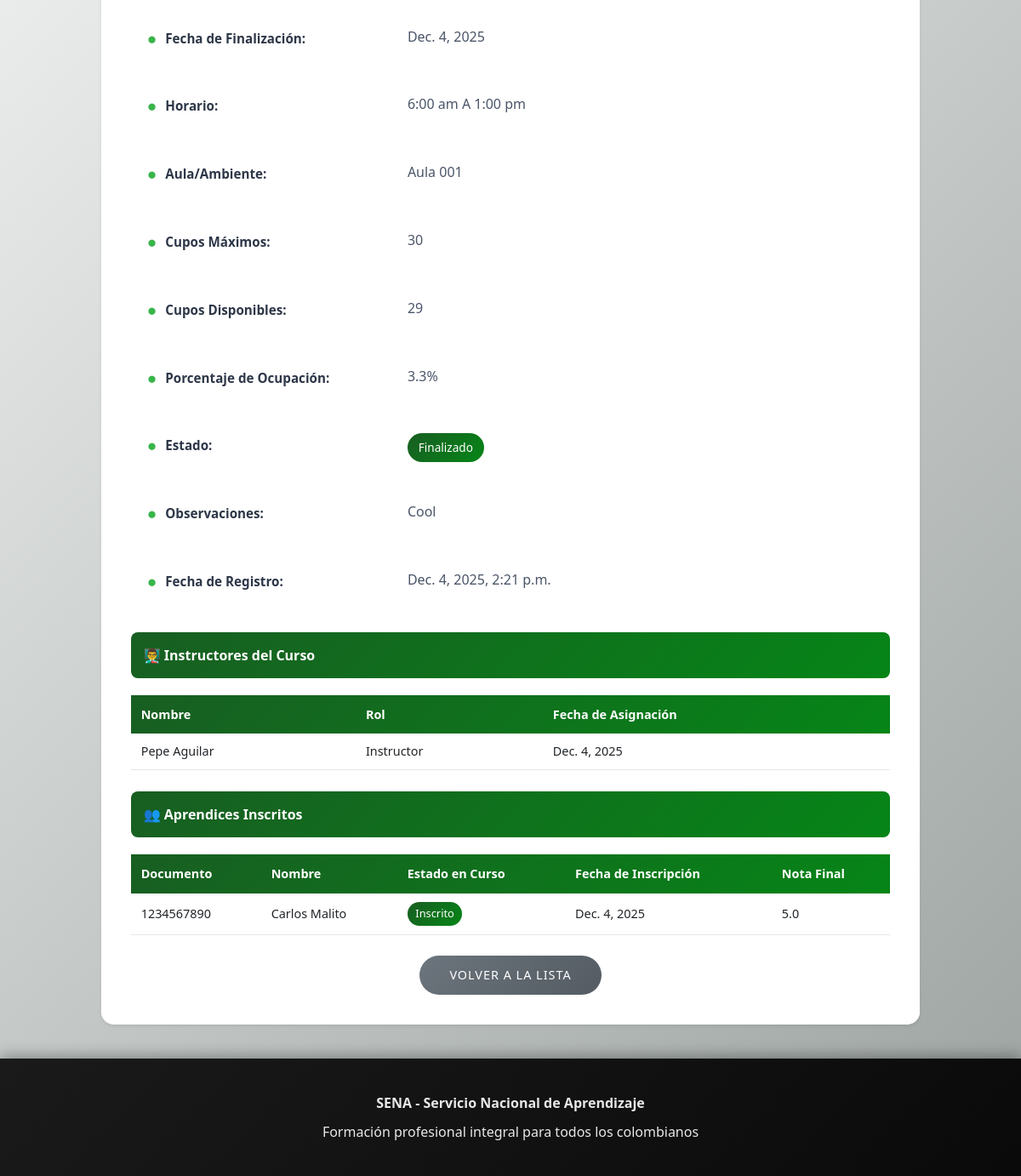
Before: /cursos/1/ (lower part) with the older database file.
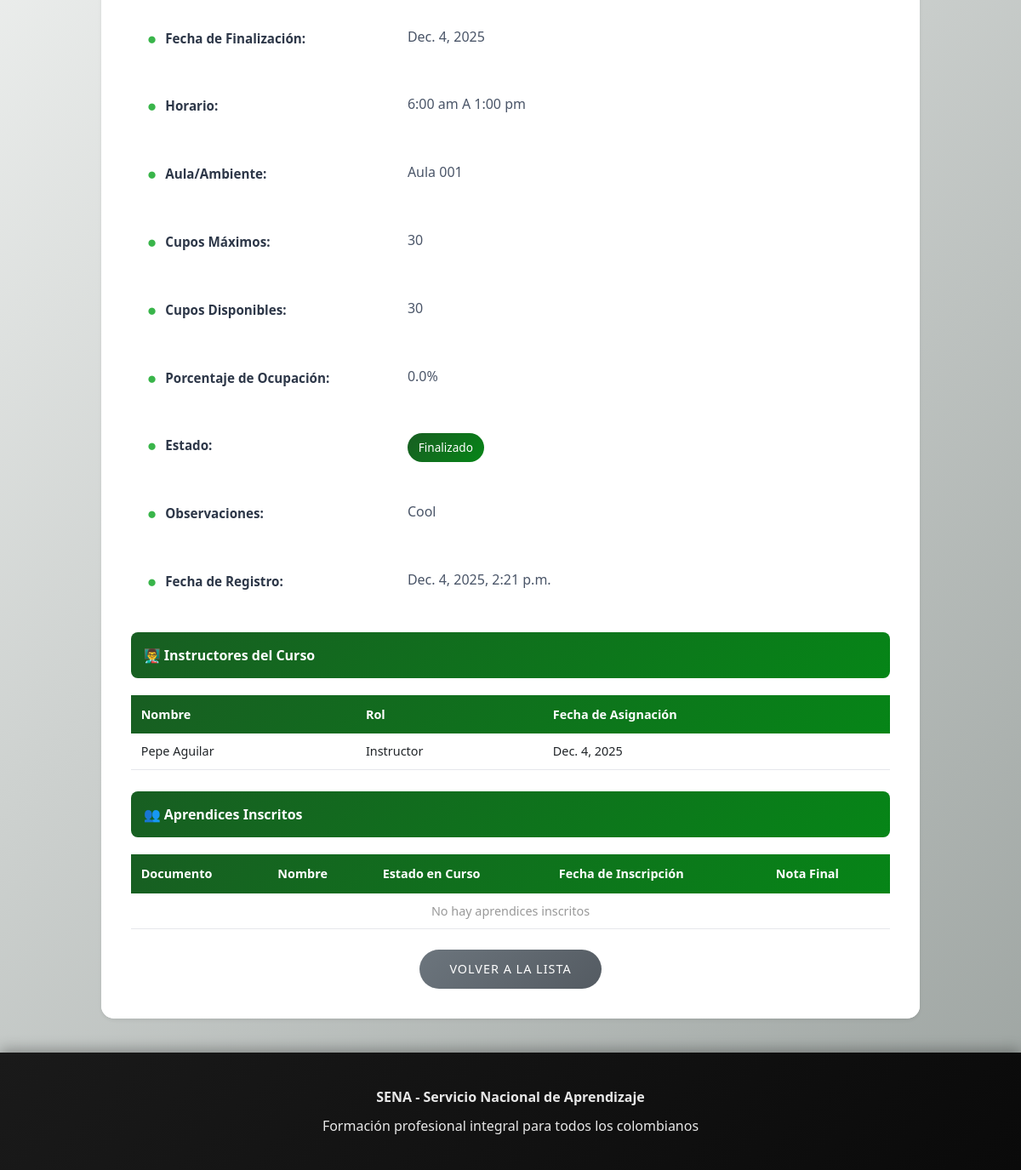
After: the same page with the newer database file.
### cursos/models.py (models this page shows, shortened)
class Curso(models.Model):
    ESTADO_CHOICES = [
        ('PRO', 'Programado'),
        ('INI', 'Iniciado'),
        ('EJE', 'En Ejecución'),
        ('FIN', 'Finalizado'),
        ('CAN', 'Cancelado'),
        ('SUS', 'Suspendido'),
    ]
    codigo = models.CharField(max_length=30,unique=True,verbose_name="Código del Curso")
    nombre = models.CharField(max_length=200, verbose_name="Nombre del Curso")
    programa = models.ForeignKey('programas.Programa', on_delete=models.CASCADE, verbose_name="Programa de Formación")
    instructor_coordinador = models.ForeignKey('instructores.Instructor', on_delete=models.CASCADE, related_name='cursos_coordinados', verbose_name="Instructor Coordinador")
    instructores = models.ManyToManyField('instructores.Instructor', through='InstructorCurso', related_name='cursos_impartidos', verbose_name="Instructores")
    aprendices = models.ManyToManyField('aprendices.Aprendiz', through='AprendizCurso', related_name='cursos', verbose_name="Aprendices")
    fecha_inicio = models.DateField(verbose_name="Fecha de Inicio")
    fecha_fin = models.DateField(verbose_name="Fecha de Finalización")
    horario = models.CharField(max_length=100, verbose_name="Horario")
    aula = models.CharField(max_length=50, verbose_name="Aula/Ambiente")
    cupos_maximos = models.PositiveIntegerField(verbose_name="Cupos Máximos")
    estado = models.CharField(max_length=3, choices=ESTADO_CHOICES, default='PRO', verbose_name="Estado del Curso")
    observaciones = models.TextField(blank=True, null=True, verbose_name="Observaciones")
    fecha_registro = models.DateTimeField(auto_now_add=True, verbose_name="Fecha de Registro")
    class Meta:
        verbose_name = "Curso"
        verbose_name_plural = "Cursos"
        ordering = ['-fecha_inicio']
    def cupos_disponibles(self):
        return self.cupos_maximos - self.aprendices.count()
    def porcentaje_ocupacion(self):
        if self.cupos_maximos > 0:
            return (self.aprendices.count() / self.cupos_maximos) * 100
        return 0

class InstructorCurso(models.Model):
    instructor = models.ForeignKey('instructores.Instructor', on_delete=models.CASCADE)
    curso = models.ForeignKey(Curso, on_delete=models.CASCADE)
    rol = models.CharField(max_length=100, verbose_name="Rol en el Curso")
    fecha_asignacion = models.DateField(auto_now_add=True, verbose_name="Fecha de Asignación")
    class Meta:
        verbose_name = "Instructor por Curso"
        verbose_name_plural = "Instructores por Curso"
        unique_together = ['instructor', 'curso']

class AprendizCurso(models.Model):
    ESTADO_CHOICES = [
        ('INS', 'Inscrito'),
        ('ACT', 'Activo'),
        ('DES', 'Desertor'),
        ('GRA', 'Graduado'),
        ('SUS', 'Suspendido'),
    ]
    aprendiz = models.ForeignKey('aprendices.Aprendiz', on_delete=models.CASCADE)
    curso = models.ForeignKey(Curso, on_delete=models.CASCADE)
    fecha_inscripcion = models.DateField(auto_now_add=True, verbose_name="Fecha de Inscripción")
    estado = models.CharField(max_length=3, choices=ESTADO_CHOICES, default='INS', verbose_name="Estado en el Curso")
    nota_final = models.DecimalField(max_digits=3, decimal_places=1, null=True, blank=True, verbose_name="Nota Final")
    observaciones = models.TextField(blank=True, null=True, verbose_name="Observaciones")
    class Meta:
        verbose_name = "Aprendiz por Curso"
        verbose_name_plural = "Aprendices por Curso"
        unique_together = ['aprendiz', 'curso']

### instructores/models.py (models this page shows, shortened)
class Instructor(models.Model):
    documento_identidad = models.CharField(max_length=20, unique=True)
    tipo_documento = models.CharField(max_length=3, choices=TIPO_DOCUMENTO_CHOICES, default='CC')
    nombre = models.CharField(max_length=100)
    apellido = models.CharField(max_length=100)
    telefono = models.CharField(max_length=10, null=True)
    correo = models.EmailField(null=True)
    fecha_nacimiento = models.DateField()
    ciudad = models.CharField(max_length=100, null=True)
    direccion = models.TextField(null=True)
    nivel_educativo= models.CharField(max_length=3, choices=NIVEL_EDUCATIVO_CHOICES, default='MAE')
    especialidad = models.CharField(max_length=100)
    anos_experiencia = models.PositiveIntegerField()
    activo = models.BooleanField(default=True)
    fecha_vinculacion = models.DateField()
    fecha_registro = models.DateTimeField(auto_now_add=True)
    def nombre_completo(self):
        return f"{self.nombre} {self.apellido}"

### aprendices/models.py (models this page shows, shortened)
class Aprendiz(models.Model):
    document = models.CharField(max_length=20, primary_key=True)
    firstname = models.CharField(max_length=50)
    lastname = models.CharField(max_length=50)
    phone = models.CharField(max_length=20, null=True)
    email = models.EmailField(null=True)
    birthdate = models.DateField(null=True)
    city = models.CharField(max_length=50, null=True)
    program = models.CharField(max_length=50)
    def nombre(self):
        return f'{self.firstname} {self.lastname}'

### cursos/views.py (the view)
# urls.py: path('<int:curso_id>/', views.curso_details, name='detalle_curso'),
def curso_details(request, curso_id):
    curso = Curso.objects.get(id=curso_id)
    aprendices_curso = curso.aprendizcurso_set.all()
    instructores_curso = curso.instructorcurso_set.all()
    context = {
        "curso": curso,
        "aprendices_curso": aprendices_curso,
        "instructores_curso": instructores_curso,
    }
    return render(request, 'detalle_curso.html', context)

### cursos/templates/detalle_curso.html (shortened to what the changed rows need)
{% extends 'master.html' %}
{% block page_content %}
<div class="detail-container">
  <div class="row justify-content-center">
    <div class="col-md-10">
      <div class="card detail-card shadow-sm border-0">
        <div class="card-body detail-body">
          <div class="info-section">
            <div class="info-row row mb-3">
              <div class="col-md-4 info-label fw-bold">Fecha de Finalización:</div>
              <div class="col-md-8 info-value">{{ curso.fecha_fin }}</div>
            </div>
            <div class="info-row row mb-3">
              <div class="col-md-4 info-label fw-bold">Horario:</div>
              <div class="col-md-8 info-value">{{ curso.horario }}</div>
            </div>
            <div class="info-row row mb-3">
              <div class="col-md-4 info-label fw-bold">Aula/Ambiente:</div>
              <div class="col-md-8 info-value">{{ curso.aula }}</div>
            </div>
            <div class="info-row row mb-3">
              <div class="col-md-4 info-label fw-bold">Cupos Máximos:</div>
              <div class="col-md-8 info-value">{{ curso.cupos_maximos }}</div>
            </div>
            <div class="info-row row mb-3">
              <div class="col-md-4 info-label fw-bold">Cupos Disponibles:</div>
              <div class="col-md-8 info-value">{{ curso.cupos_disponibles }}</div>
            </div>
            <div class="info-row row mb-3">
              <div class="col-md-4 info-label fw-bold">Porcentaje de Ocupación:</div>
              <div class="col-md-8 info-value">{{ curso.porcentaje_ocupacion|floatformat:1 }}%</div>
            </div>
            <div class="info-row row mb-3">
              <div class="col-md-8 info-value">
                <span style="background: linear-gradient(135deg, #185e22ff 0%, #068517ff 100%); color: white; padding: 0.4rem 0.8rem; border-radius: 20px; font-size: 0.85rem; font-weight: 500; display: inline-block;">
                  {{ curso.get_estado_display }}
                </span>
              </div>
            </div>
            <div class="info-row row mb-3">
              <div class="col-md-4 info-label fw-bold">Observaciones:</div>
              <div class="col-md-8 info-value">{{ curso.observaciones|default:"Sin observaciones" }}</div>
            </div>
            <div class="info-row row mb-3">
              <div class="col-md-4 info-label fw-bold">Fecha de Registro:</div>
              <div class="col-md-8 info-value">{{ curso.fecha_registro }}</div>
            </div>
          </div>
          <div class="table-container">
            <table>
              <thead>
                <tr>
                  <th>Nombre</th>
                  <th>Rol</th>
                  <th>Fecha de Asignación</th>
                </tr>
              </thead>
              <tbody>
                {% for instructor_curso in instructores_curso %}
                <tr>
                  <td>{{ instructor_curso.instructor.nombre_completo }}</td>
                  <td>{{ instructor_curso.rol }}</td>
                  <td>{{ instructor_curso.fecha_asignacion }}</td>
                </tr>
                {% empty %}
                <tr>
                  <td colspan="3" style="text-align: center; color: #999;">No hay instructores asignados</td>
                </tr>
                {% endfor %}
              </tbody>
            </table>
          </div>
          <div class="table-container">
            <table>
              <thead>
                <tr>
                  <th>Documento</th>
                  <th>Nombre</th>
                  <th>Estado en Curso</th>
                  <th>Fecha de Inscripción</th>
                  <th>Nota Final</th>
                </tr>
              </thead>
              <tbody>
                {% for aprendiz_curso in aprendices_curso %}
                <tr>
                  <td>{{ aprendiz_curso.aprendiz.document }}</td>
                  <td>{{ aprendiz_curso.aprendiz.nombre }}</td>
                  <td>
                    <span style="background: linear-gradient(135deg, #185e22ff 0%, #068517ff 100%); color: white; padding: 0.3rem 0.6rem; border-radius: 15px; font-size: 0.8rem; font-weight: 500; display: inline-block;">
                      {{ aprendiz_curso.get_estado_display }}
                    </span>
                  </td>
                  <td>{{ aprendiz_curso.fecha_inscripcion }}</td>
                  <td>{{ aprendiz_curso.nota_final|default:"—" }}</td>
                </tr>
                {% empty %}
                <tr>
                  <td colspan="5" style="text-align: center; color: #999;">No hay aprendices inscritos</td>
                </tr>
                {% endfor %}
              </tbody>
            </table>
          </div>
        </div>
      </div>
    </div>
  </div>
</div>
{% endblock %}

Changed rows visible on the page:
removed AprendizCurso: aprendiz.document "1234567890", aprendiz.nombre "Carlos Malito", estado "Inscrito", fecha_inscripcion "Dec. 4, 2025", nota_final "5.0"
computed for Curso "6:00 am A 1:00 pm": cupos_disponibles "29" → "30"; porcentaje_ocupacion "3.3" → "0.0"
Other visible differences:
text now shown: "No hay aprendices inscritos"
